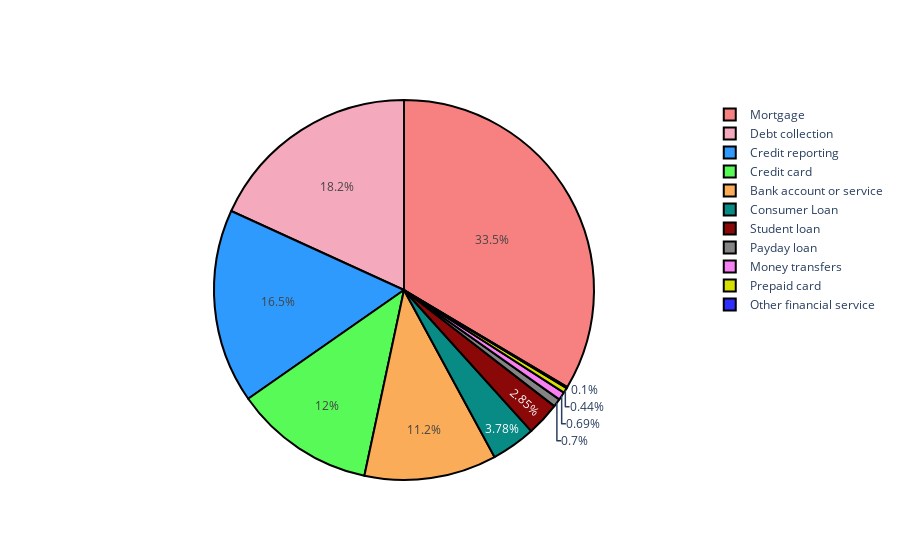

The notebook cell this image was saved under:
### Code cell
discpro = round(CS["product"].value_counts()/len(CS["product"]) * 100,2)
print(discpro)

labels = list(discpro.index)
values = discpro.values.tolist()
colors = ['#F78181', '#F5A9BC', '#2E9AFE', '#58FA58', 
          '#FAAC58', '#088A85', '#8A0808', '#848484', 
          '#F781F3', '#D7DF01', '#2E2EFE']

propie = go.Pie(labels = labels, values = values,
               marker = dict(colors= colors,
               line = dict(color = '#000000', width = 2)))

fig = go.Figure(data = [propie])
iplot(fig)

### Figure 1 — Plotly figure (JSON) as saved in the notebook; plotly's stock layout.template omitted (floating-point values rounded to 4 significant figures)
{"data": [{"labels": ["Mortgage", "Debt collection", "Credit reporting", "Credit card", "Bank account or service", "Consumer Loan", "Student loan", "Payday loan", "Money transfers", "Prepaid card", "Other financial service"], "marker": {"colors": ["#F78181", "#F5A9BC", "#2E9AFE", "#58FA58", "#FAAC58", "#088A85", "#8A0808", "#848484", "#F781F3", "#D7DF01", "#2E2EFE"], "line": {"color": "#000000", "width": 2}}, "type": "pie", "values": [33.54, 18.18, 16.52, 11.96, 11.25, 3.78, 2.85, 0.7, 0.69, 0.44, 0.1]}], "layout": {}}
